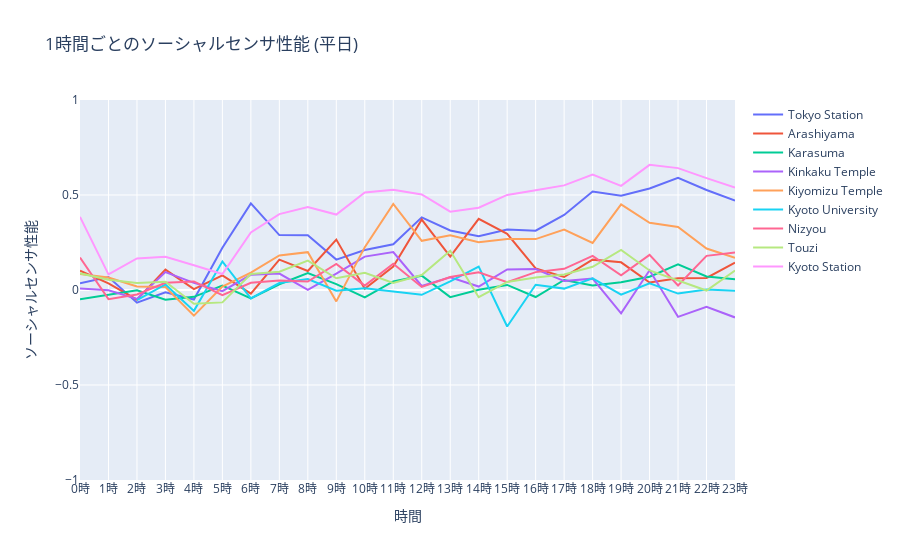

This figure's notebook cell:
### Code cell
data = []
for place_id in range(0, len(list_mobile)):
    mobile = np.load(list_mobile[place_id])
    tweets = np.load(list_twitter[place_id])
    dlete_list = []
    if place_id == 0:
        start_date = datetime(2021,1,1)
    else:
        start_date = datetime(2022,1,1)

    for n_date_from_year in range(0,365):
        Today = start_date + timedelta(days=n_date_from_year)
        work_holi_Flag = isBizDay(Today)
        if (
            n_date_from_year == 0
            or n_date_from_year == 1
            or n_date_from_year == 2
            or n_date_from_year == 362
            or n_date_from_year == 363
            or n_date_from_year == 364
            or work_holi_Flag == "Holiday"
            ):
            dlete_list.append(n_date_from_year)
    mobile = np.delete(mobile,dlete_list,axis=0)
    tweets = np.delete(tweets,dlete_list,axis=0)

    for i in range(0,24):
        mobile_1hour = mobile[:, i:i+1]
        mobile_1hour = mobile_1hour.flatten()
        tweets_1hour = tweets[:, i:i+1]
        tweets_1hour = tweets_1hour.flatten()

        correlation, p_value = stats.pearsonr(mobile_1hour, tweets_1hour)
        data.append([str(i) + '時', correlation, p_value, list_key[place_id]])


columns=['time','r','p','place']


df= pd.DataFrame(data,columns=columns)



list_place = df['place'].unique()
fig = go.Figure(data=[
    go.Scatter(x = df[df['place']==list_place[0]]['time'], y = df[df['place']==list_place[0]]['r'], name = list_place[0],),
    go.Scatter(x = df[df['place']==list_place[1]]['time'], y = df[df['place']==list_place[1]]['r'], name = list_place[1],),
    go.Scatter(x = df[df['place']==list_place[2]]['time'], y = df[df['place']==list_place[2]]['r'], name = list_place[2],),
    go.Scatter(x = df[df['place']==list_place[3]]['time'], y = df[df['place']==list_place[3]]['r'], name = list_place[3],),
    go.Scatter(x = df[df['place']==list_place[4]]['time'], y = df[df['place']==list_place[4]]['r'], name = list_place[4],),
    go.Scatter(x = df[df['place']==list_place[5]]['time'], y = df[df['place']==list_place[5]]['r'], name = list_place[5],),
    go.Scatter(x = df[df['place']==list_place[6]]['time'], y = df[df['place']==list_place[6]]['r'], name = list_place[6],),
    go.Scatter(x = df[df['place']==list_place[7]]['time'], y = df[df['place']==list_place[7]]['r'], name = list_place[7],),
    go.Scatter(x = df[df['place']==list_place[8]]['time'], y = df[df['place']==list_place[8]]['r'], name = list_place[8],),
    ])
fig.update_layout(title='1時間ごとのソーシャルセンサ性能 (平日)')
fig.update_layout(yaxis=dict(range=(-1, 1)))
fig.update_layout(xaxis=dict(title='時間'),
                 yaxis=dict(title='ソーシャルセンサ性能'))
fig.show()

### Figure 1 — Plotly figure (JSON) as saved in the notebook; plotly's stock layout.template omitted (floating-point values rounded to 4 significant figures)
{"data": [{"name": "Tokyo Station", "type": "scatter", "x": ["0時", "1時", "2時", "3時", "4時", "5時", "6時", "7時", "8時", "9時", "10時", "11時", "12時", "13時", "14時", "15時", "16時", "17時", "18時", "19時", "20時", "21時", "22時", "23時"], "y": [0.03488, 0.06821, -0.06666, -0.01237, -0.04986, 0.2228, 0.4557, 0.2891, 0.2884, 0.16, 0.2106, 0.241, 0.3824, 0.3131, 0.2836, 0.3185, 0.3122, 0.395, 0.5179, 0.4959, 0.5339, 0.5907, 0.5264, 0.4702]}, {"name": "Arashiyama", "type": "scatter", "x": ["0時", "1時", "2時", "3時", "4時", "5時", "6時", "7時", "8時", "9時", "10時", "11時", "12時", "13時", "14時", "15時", "16時", "17時", "18時", "19時", "20時", "21時", "22時", "23時"], "y": [0.1016, 0.03543, -0.05109, 0.1074, 0.004831, 0.07736, -0.01897, 0.1597, 0.1001, 0.2654, 0.006723, 0.1233, 0.3707, 0.176, 0.3743, 0.2952, 0.1136, 0.06829, 0.1598, 0.1456, 0.03948, 0.0622, 0.06372, 0.1435]}, {"name": "Karasuma", "type": "scatter", "x": ["0時", "1時", "2時", "3時", "4時", "5時", "6時", "7時", "8時", "9時", "10時", "11時", "12時", "13時", "14時", "15時", "16時", "17時", "18時", "19時", "20時", "21時", "22時", "23時"], "y": [-0.04814, -0.02472, -0.001955, -0.05144, -0.03601, 0.0228, -0.04432, 0.03028, 0.08914, 0.03131, -0.03853, 0.04538, 0.07552, -0.03774, 0.001515, 0.02678, -0.03689, 0.0528, 0.02343, 0.04061, 0.07002, 0.1349, 0.07155, 0.05641]}, {"name": "Kinkaku Temple", "type": "scatter", "x": ["0時", "1時", "2時", "3時", "4時", "5時", "6時", "7時", "8時", "9時", "10時", "11時", "12時", "13時", "14時", "15時", "16時", "17時", "18時", "19時", "20時", "21時", "22時", "23時"], "y": [0.007994, -0.001693, -0.04661, 0.09438, 0.03747, -0.006185, 0.07979, 0.08638, 0.000611, 0.08575, 0.1758, 0.1996, 0.0211, 0.06658, 0.01819, 0.1079, 0.1102, 0.04694, 0.05969, -0.1228, 0.1039, -0.1412, -0.08863, -0.1444]}, {"name": "Kiyomizu Temple", "type": "scatter", "x": ["0時", "1時", "2時", "3時", "4時", "5時", "6時", "7時", "8時", "9時", "10時", "11時", "12時", "13時", "14時", "15時", "16時", "17時", "18時", "19時", "20時", "21時", "22時", "23時"], "y": [0.08477, 0.06563, 0.01867, 0.01534, -0.1347, 0.01771, 0.09165, 0.1821, 0.1992, -0.06007, 0.2256, 0.4529, 0.259, 0.2882, 0.251, 0.2687, 0.2679, 0.3185, 0.2477, 0.451, 0.3537, 0.3317, 0.2181, 0.1691]}, {"name": "Kyoto University", "type": "scatter", "x": ["0時", "1時", "2時", "3時", "4時", "5時", "6時", "7時", "8時", "9時", "10時", "11時", "12時", "13時", "14時", "15時", "16時", "17時", "18時", "19時", "20時", "21時", "22時", "23時"], "y": [-0.005853, null, -0.05391, 0.02936, -0.1098, 0.1504, -0.04455, 0.03667, 0.05759, -0.003558, 0.008771, -0.01018, -0.02547, 0.04542, 0.123, -0.1922, 0.02757, 0.007291, 0.06097, -0.02495, 0.03579, -0.01885, 0.002575, -0.003323]}, {"name": "Nizyou", "type": "scatter", "x": ["0時", "1時", "2時", "3時", "4時", "5時", "6時", "7時", "8時", "9時", "10時", "11時", "12時", "13時", "14時", "15時", "16時", "17時", "18時", "19時", "20時", "21時", "22時", "23時"], "y": [0.1708, -0.04816, -0.0238, 0.03798, 0.04514, -0.02704, 0.03797, 0.04952, 0.04414, 0.1372, 0.02288, 0.1384, 0.016, 0.06807, 0.09337, 0.04167, 0.09404, 0.1116, 0.1797, 0.07769, 0.1847, 0.02353, 0.1796, 0.1978]}, {"name": "Touzi", "type": "scatter", "x": ["0時", "1時", "2時", "3時", "4時", "5時", "6時", "7時", "8時", "9時", "10時", "11時", "12時", "13時", "14時", "15時", "16時", "17時", "18時", "19時", "20時", "21時", "22時", "23時"], "y": [0.08764, 0.05359, 0.03662, 0.04345, -0.07232, -0.06523, 0.084, 0.0958, 0.1548, 0.06151, 0.09053, 0.03736, 0.07889, 0.2063, -0.03808, 0.04266, 0.06575, 0.08114, 0.1223, 0.2106, 0.1029, 0.04956, -0.002746, 0.1021]}, {"name": "Kyoto Station", "type": "scatter", "x": ["0時", "1時", "2時", "3時", "4時", "5時", "6時", "7時", "8時", "9時", "10時", "11時", "12時", "13時", "14時", "15時", "16時", "17時", "18時", "19時", "20時", "21時", "22時", "23時"], "y": [0.3851, 0.08205, 0.1659, 0.1754, 0.1301, 0.08429, 0.3029, 0.3993, 0.4372, 0.3971, 0.5136, 0.5279, 0.503, 0.4122, 0.4329, 0.5002, 0.5252, 0.5505, 0.6073, 0.5479, 0.6587, 0.6415, 0.5889, 0.5387]}], "layout": {"title": {"text": "1時間ごとのソーシャルセンサ性能 (平日)"}, "xaxis": {"title": {"text": "時間"}}, "yaxis": {"range": [-1, 1], "title": {"text": "ソーシャルセンサ性能"}}}}
